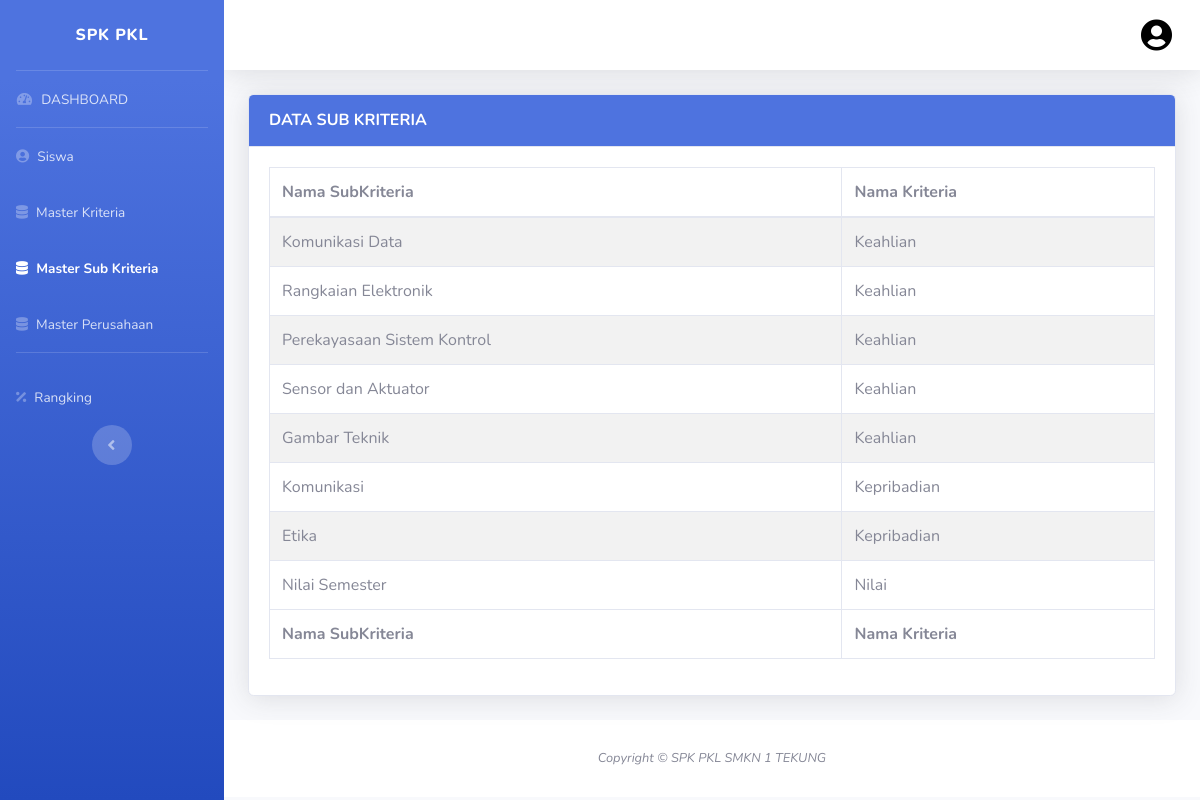
The page /index.php/admin/subkriteria on the database its author committed.
### tables this page shows
CREATE TABLE `subcriteria` (
  `id` int(2) NOT NULL,
  `name` varchar(50) NOT NULL,
  `id_criteria` int(1) NOT NULL
);

CREATE TABLE `criteria` (
  `id` int(2) NOT NULL,
  `name` varchar(50) NOT NULL
);

### application/controllers/admin/SubKriteria.php (called while the page is built, shortened)
<?php
class SubKriteria extends CI_Controller
{
    function __construct()
    {
        $this->load->model('M_Subkriteria');
    }
    public function index()
    {
        $data['subkriteria'] = $this->M_Subkriteria->get_subkriteria();
        $this->load->view('partial/header', $data);
        $this->load->view('partial/sidebar', $data);
        $this->load->view('partial/navbar', $data);
        $this->load->view('admin/subkriteria', $data);
        $this->load->view('partial/footer', $data);
        $this->load->view('partial/js', $data);
    }
}

### index.php (called while the page is built, shortened)
<?php
require_once BASEPATH.'core/CodeIgniter.php';

### application/models/M_Subkriteria.php (called while the page is built, shortened)
<?php
class M_Subkriteria extends CI_Model
{
    function get_subkriteria()
    {
        $this->db->select('subcriteria.id, subcriteria.name, criteria.name as criterianame');
        $this->db->join('criteria', 'criteria.id = subcriteria.id_criteria');
        $this->db->from('subcriteria');
        $query = $this->db->get();
        return $query;
    }
}

### application/views/admin/subkriteria.php (the view, shortened to what this page needs)
<div class="container-fluid">
    <div class="card shadow mb-4">
        <div class="card-header bg-primary py-3">
            <h6 class="m-0 font-weight-bold text-white">DATA SUB KRITERIA</h6>
        </div>
        <div class="card-body">
            <div class="table-responsive">
                <table id="example" class="table table-bordered table-striped">
                    <thead>
                        <tr>
                            <th>Nama SubKriteria</th>
                            <th>Nama Kriteria</th>
                        </tr>
                    </thead>
                    <tfoot>
                        <tr>
                            <th>Nama SubKriteria</th>
                            <th>Nama Kriteria</th>
                        </tr>
                    </tfoot>
                    <tbody>
                        <?php foreach ($subkriteria->result_array() as $k) :
                            $id = $k['id'];
                            $name = $k['name'];
                            $id_criteria = $k['criterianame'];
                        ?>
                            <tr>
                                <td><?= $name; ?></td>
                                <td><?= $id_criteria; ?></td>
                            </tr>
                            <div class="modal fade" id="delete<?= $id ?>" role="dialog">
                                <div class="modal-dialog">
                                    <div class="modal-content">
                                        <div class="modal-footer">
                                            <a class="btn btn-danger" href="<?= base_url(); ?>admin/subkriteria/delete_sub_kriteria/<?= $id ?>"><i class="button"><span class="icon text-white-100">Hapus</span> </a>
                                        </div>
                                    </div>
                                <?php endforeach; ?>
                    </tbody>
                </table>
            </div>
        </div>
    </div>
</div>

### rows shown on the page
subcriteria: name "Komunikasi Data", id_criteria.name "Keahlian"
subcriteria: name "Rangkaian Elektronik", id_criteria.name "Keahlian"
subcriteria: name "Perekayasaan Sistem Kontrol", id_criteria.name "Keahlian"
subcriteria: name "Sensor dan Aktuator", id_criteria.name "Keahlian"
subcriteria: name "Gambar Teknik", id_criteria.name "Keahlian"
subcriteria: name "Komunikasi", id_criteria.name "Kepribadian"
subcriteria: name "Etika", id_criteria.name "Kepribadian"
subcriteria: name "Nilai Semester", id_criteria.name "Nilai"
